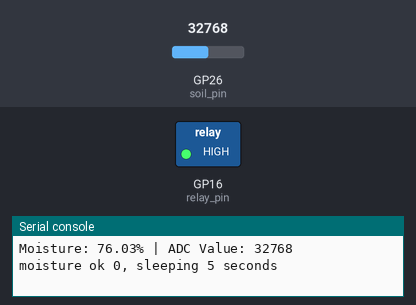
Bench run of a program on a simulated Raspberry Pi Pico running MicroPython. Shown: switched loads named in the program (green lamp = pin HIGH), the last lines printed to the serial console. Inputs (shaded band) come from the test bench; at power-on: GP26 (soil_pin) = 32768 (analog values on the 0–65535 scale).

Above: at 1.2 s.
1.3 s: GP26 (soil_pin) set to 37680
8.0 s: GP26 (soil_pin) set to 39040
At 12.7 s:
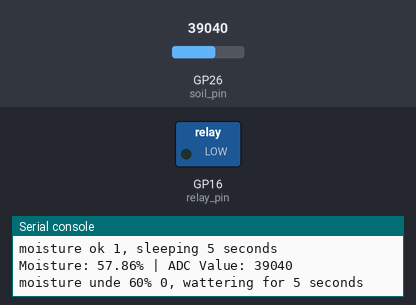
19.5 s: GP26 (soil_pin) set to 32767
At 23.5 s:
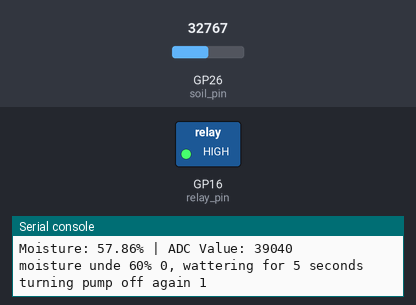
26.2 s: GP26 (soil_pin) set to 45874
At 31.3 s:
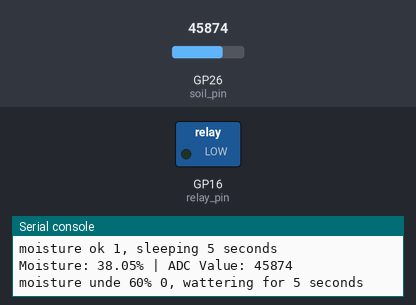
Timing chart, 0 to 37.5 s (numbered marks = the images above; inputs shaded):
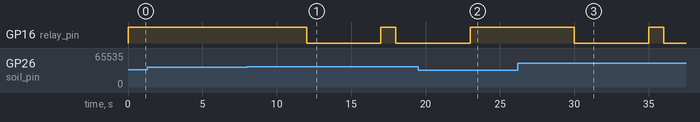

The program:

wattering_offline.py
```python
from machine import ADC, Pin
import utime

soil_pin = ADC(Pin(26))
relay_pin = Pin(16, Pin.OUT)
dry_value = 59000
wet_value = 24500

def read_moisture():
    adc_value = soil_pin.read_u16()
    moisture = 100 - ((adc_value - wet_value) * 100 / (dry_value - wet_value))
    return moisture, adc_value

def my_relay(moisture):
    if moisture < 60:
        relay_pin.value(0)
        print(f"moisture unde 60% {relay_pin.value()}, wattering for 5 seconds")
        utime.sleep(5)
        relay_pin.value(1)
        print(f"turning pump off again {relay_pin.value()}")
    else:
        print(f"moisture ok {relay_pin.value()}, sleeping 5 seconds")
        relay_pin.value(1)
        utime.sleep(5)

while True:
    moisture, adc_value = read_moisture()
    print(f"Moisture: {moisture:.2f}% | ADC Value: {adc_value}")
    my_relay(moisture)
    utime.sleep(1)
```

Measured:
- the behaviour switches between 38288 and 38304 on GP26 (soil_pin) (found by bisection; images 0 and 1)
- after the input at 8.0 s, GP16 (relay_pin): HIGH → LOW after 4.0 s, → HIGH 5.0 s later, → LOW 1.0 s later
- after the input at 19.5 s, GP16 (relay_pin): goes on until 23.0 s, then stays HIGH
- after the input at 26.2 s, GP16 (relay_pin): HIGH → LOW after 3.8 s, → HIGH 5.0 s later, → LOW 1.0 s later
